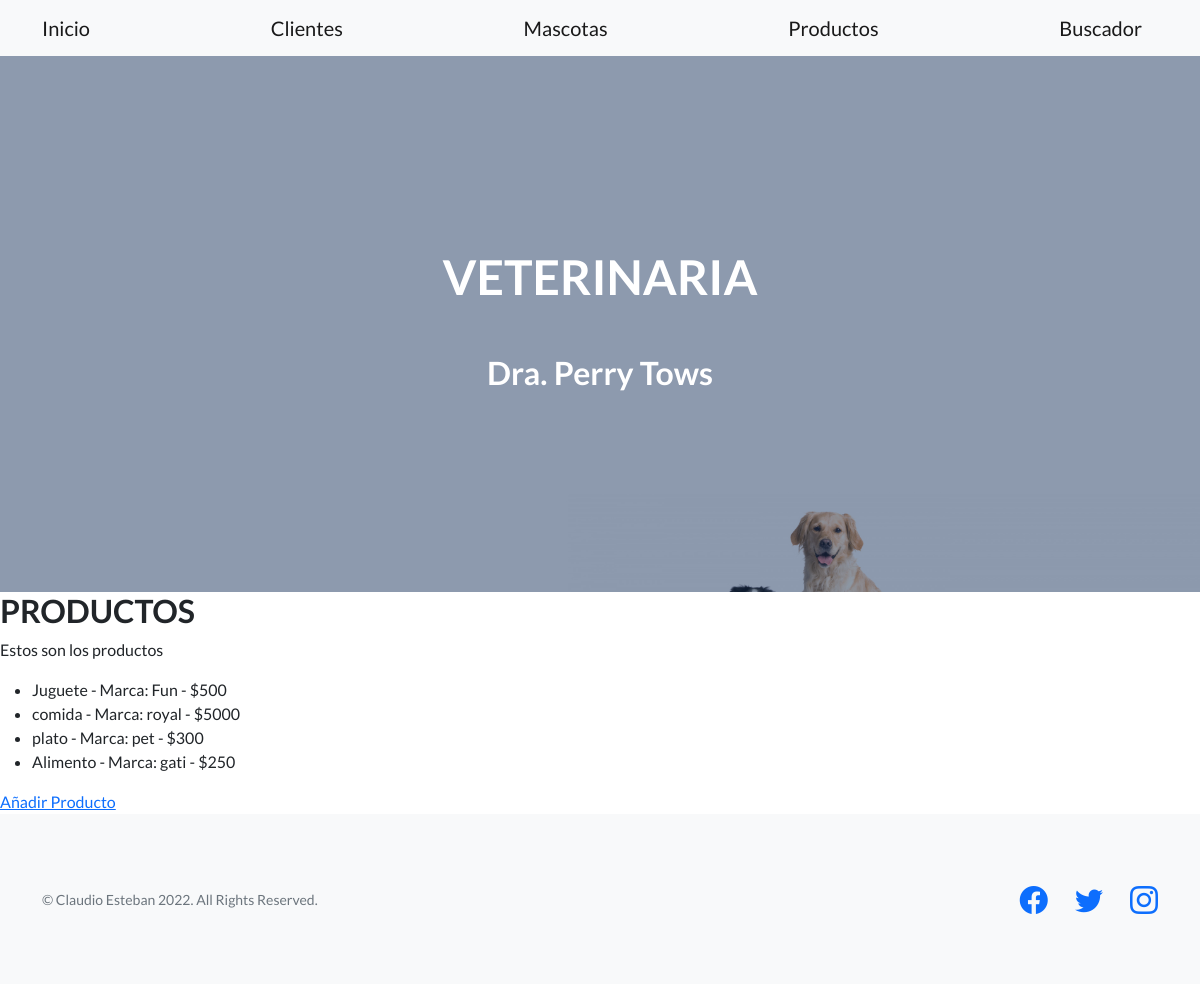
The app's page /appvet/productos/, older data.
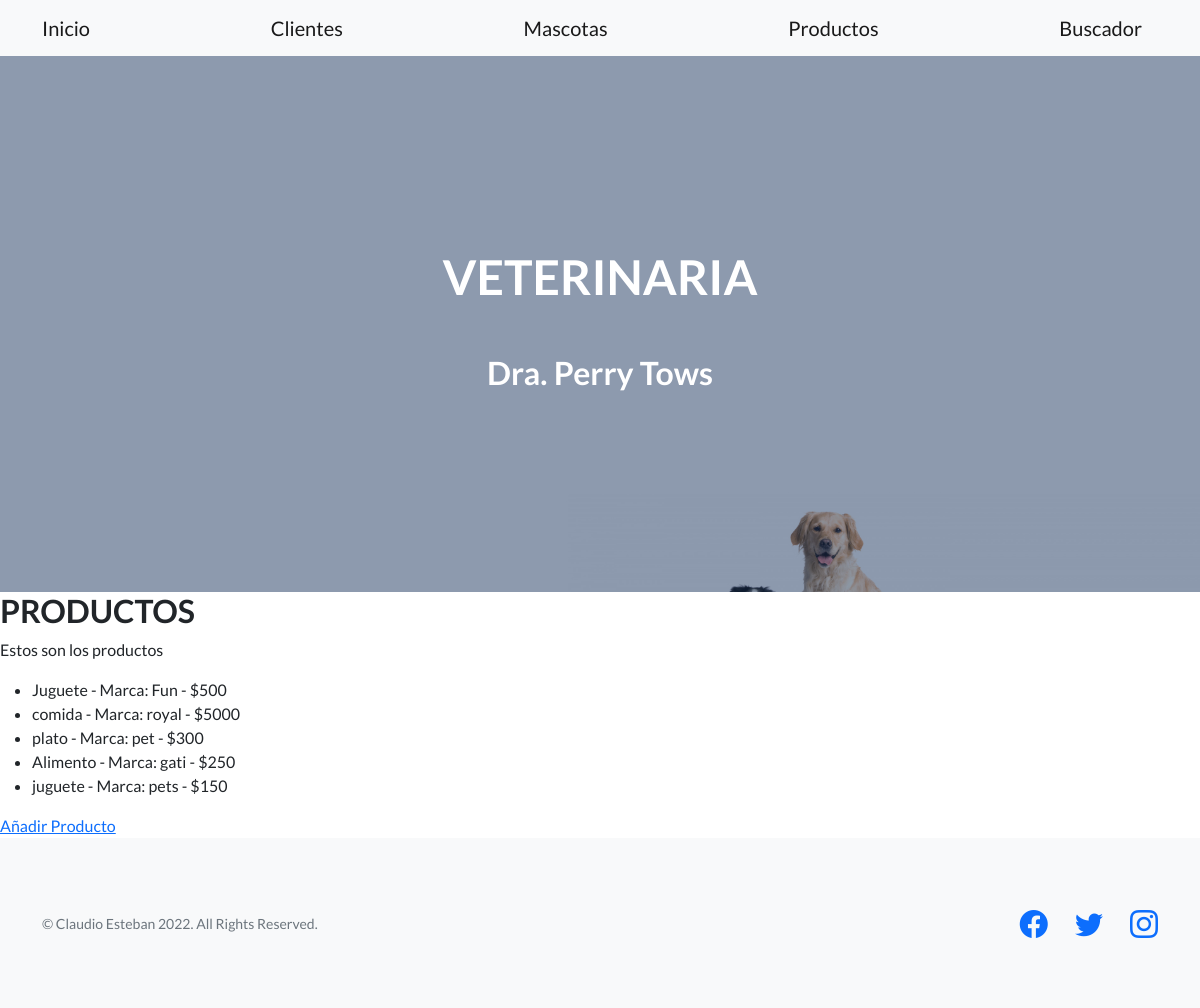
The same page, newer data.
### appvet/models.py (models this page shows)
class Producto(models.Model):
    tipo = models.CharField(max_length=20)
    marca = models.CharField(max_length=20)
    precio = models.IntegerField()

### appvet/views.py (the view)
# urls.py: path('productos/', vista_productos, name="vet-productos"),
def vista_productos(request):
    productos = Producto.objects.all()
    return render(request, "appvet/productos.html", {"producto":productos})

### appvet/templates/appvet/productos.html
{% extends 'appvet/base.html' %}
{% load static %}
{% block Contenido%}
    <h2> PRODUCTOS </h2>
    <p> Estos son los productos </p>
<form>
    <ul>
        {% for p in producto %}
            <li>{{p.tipo}} - Marca: {{p.marca}} - ${{p.precio}}</li>
        {% endfor %}
    </ul>
</form>
<a href="{% url 'vet-crear-producto' %}">Añadir Producto</a>
{% endblock %}

Row changes from the older to the newer data that the page shows:
added Producto: tipo "juguete", marca "pets", precio "150"
